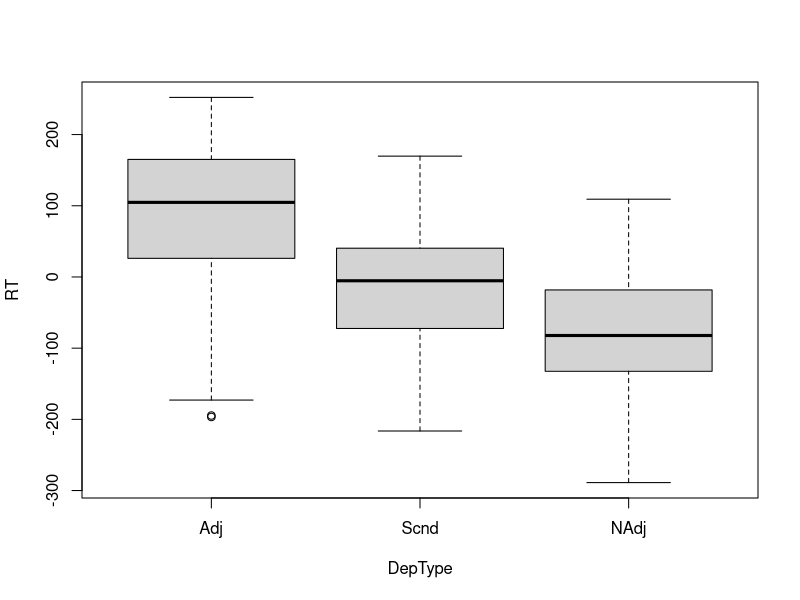
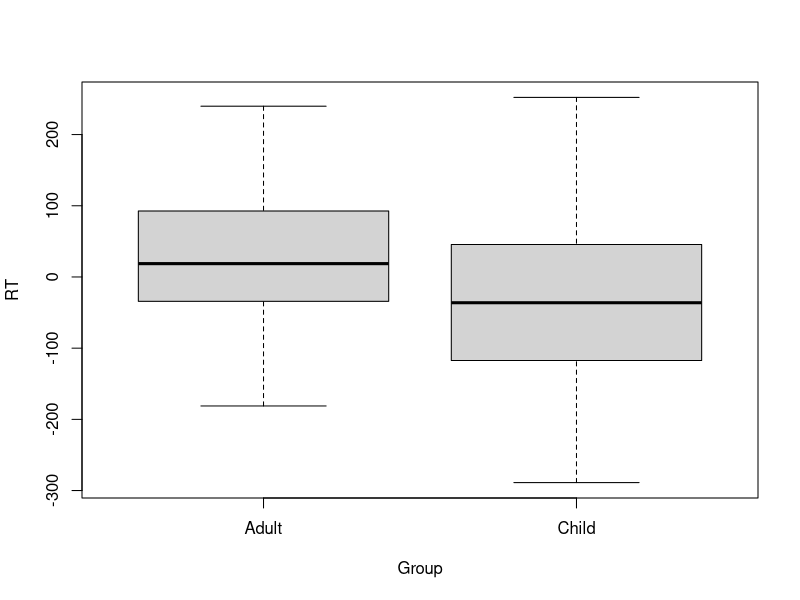
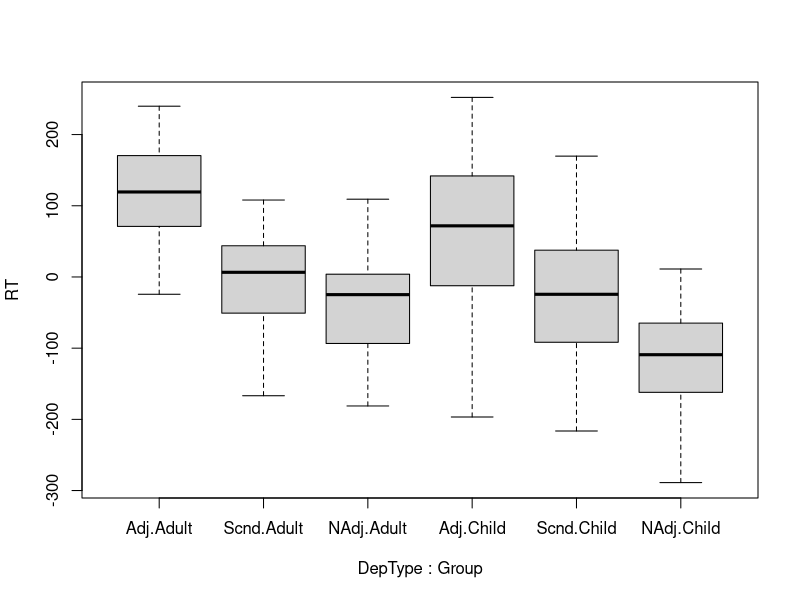
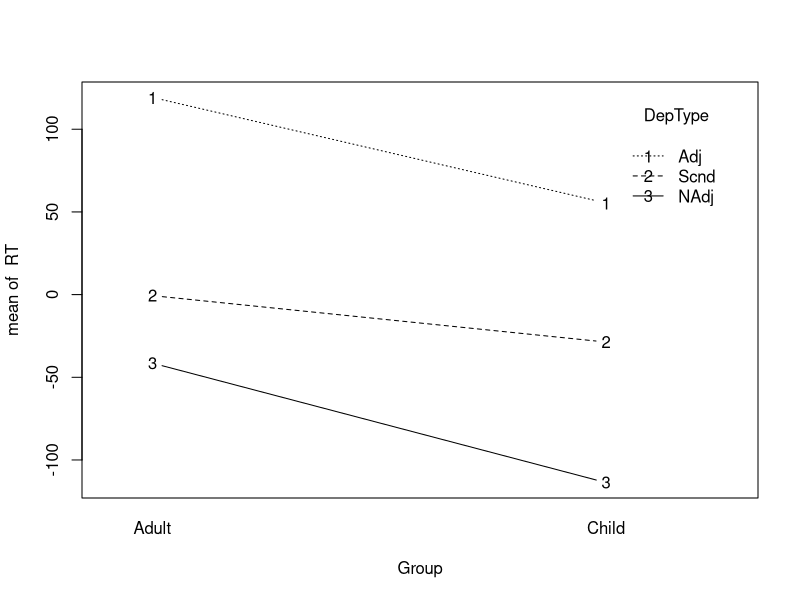
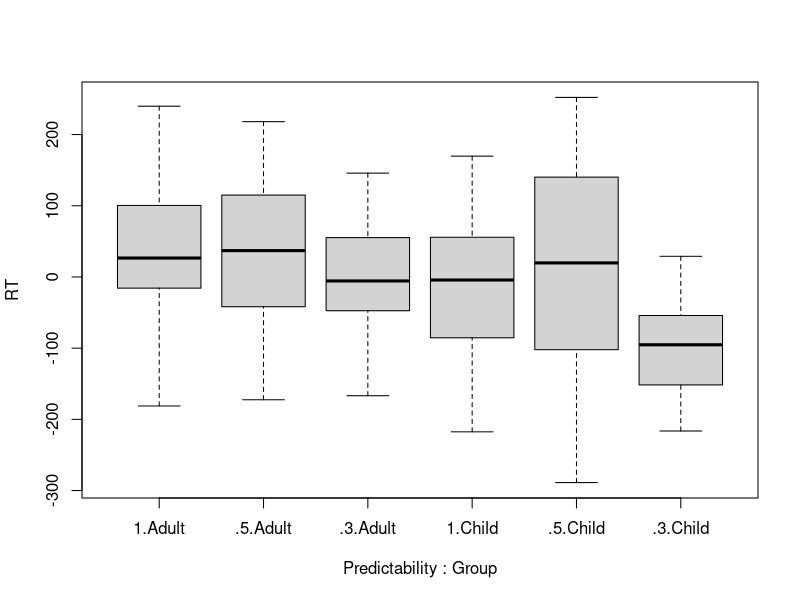
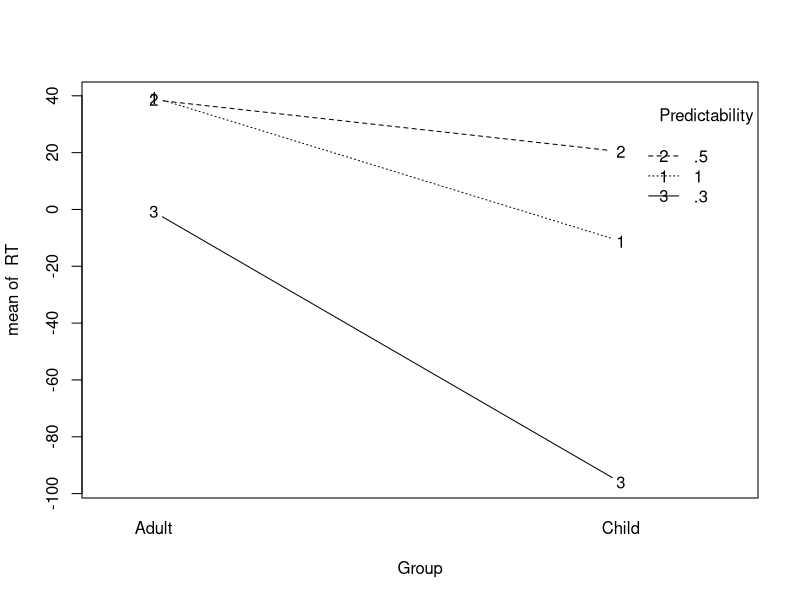
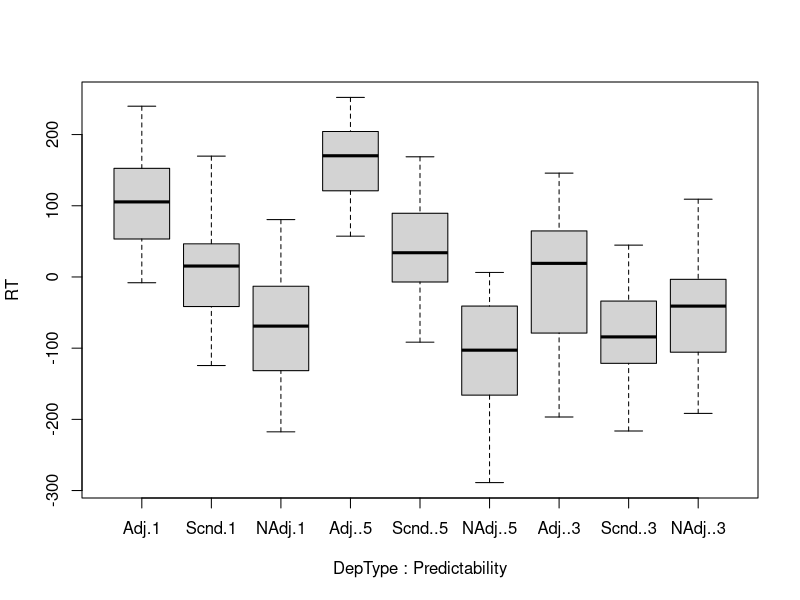
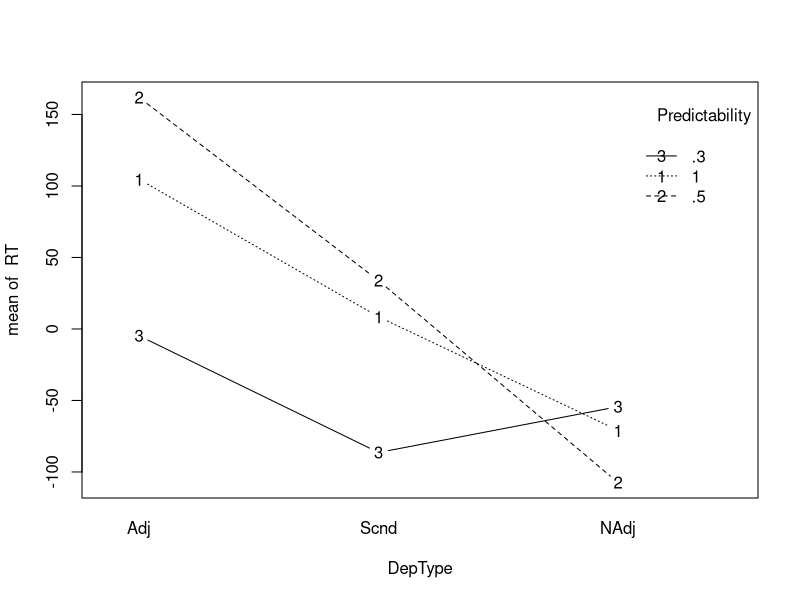

The R script that drew these images, in order:
# K.Sengottuvel adjusted the script originally from R bloggers link "https://www.r-bloggers.com/power-and-sample-size-for-repeated-measures-anova-with-r/".

#Amendments: P.Thompson 16/01/2017 - adjusted the model error setup to correct model and changed the "runTest" function to allow for multiple power calculations based on 5 different hypotheses.


##########################

#simulates and calculates power for 2(groups as within sub factor), 3 (dependency types as within sub factor),
#3 (Predictability as within Subject factors)

#??????????????it still doesnt have a way to include effect size in to it. What we have is eta squared values of about .3. Which could be small to medium effect size
#ref: 10.1111/lang.12137. The study exployed approach similar to the present one. However, the it was a within subject design of 2x3x6. On an average it showed an effect size of .3
# we used that for the present study. 

nPerGroup <- 20 # total participants per group 
nDepType  <- 3 #levels in the first within sub factor 
nPredictability<-3 #levels in the first within sub factor 
RTAdult   <- c(144,30,-50,137,18,-81,69,-41,-12) # means taken from the Pilot data of 5 adults-in the order DEpType:Predic, 1 1, 1 2, 1 3,2 1, 2 2, 2 3, 3 1, 3 2, 3 3  
RTChild    <- c(80,10,-90,180,40,-150, -80,-120,-80) # means taken from pilot data of 11 children 
stdevs    <- rep(60,9) # It is the average of deviations across the 18 values mentioned above,
#kept it constant to avoid the Sigma being negative-which gives error. 
stdiff    <- 60  #Difference of SD between values of two groups. 
nSim      <- 1000 # number of simulations, can vary. 
# set up the indep var data
Subject <- factor(1:(nPerGroup*2))
DepType <- factor(1:nDepType, labels = c("Adj", "Scnd", "NAdj"))
Predictability <- factor(1:nPredictability, labels = c("1", ".5", ".3"))
theData <- expand.grid(DepType, Predictability,Subject) # This create a grid or matrix of potential values for the independent variables, then creates unique combinations.
names(theData) <- c("DepType", "Predictability","Subject")

tmp <- rep(c("Adult", "Child"), each = nPerGroup *nDepType*nPredictability)
theData$Group <- factor(tmp)
theData

# to set up variance-covariance matrix
ones <- rep(1, nDepType*nPredictability)
A <- stdevs^2 %o% ones
B <- (A + t(A) + (stdiff^2)*(diag(nDepType*nPredictability) - ones %o% ones))/2

# can run it through once to check that it works
library(MASS)
tmp1 <- mvrnorm(nPerGroup, mu = RTAdult, Sigma = B)
tmp1
tmp2 <- mvrnorm(nPerGroup, mu = RTChild, Sigma = B)
tmp2
theData$RT <- c(as.vector(t(tmp1)), as.vector(t(tmp2)))
theData

aovComp <- aov(RT ~ DepType*Predictability*Group + Error(Subject/(DepType*Predictability)), theData)
summary(aovComp)
# some descriptive statistics and graphs
print(model.tables(aovComp, "means"), digits = 3) 
boxplot(RT ~ DepType, data = theData)              
boxplot(RT ~ Group, data = theData)            
boxplot(RT ~ DepType*Group, data = theData)
with(theData, interaction.plot(Group, DepType, RT,type =  "b"))

boxplot(RT ~ Predictability*Group, data = theData)  
with(theData, interaction.plot(Group, Predictability, RT,type =  "b"))

boxplot(RT ~ DepType*Predictability, data = theData)  
with(theData, interaction.plot(DepType, Predictability, RT,type =  "b"))

boxplot(RT ~ DepType*Predictability*Group, data = theData)  

###############################################
# for power estimate run the below
# don't forget to set up theData and var-cov
library(MASS)
#First lets check for the main effects
#This should give the power to detect 

runTest <- function(){
  tmp1 <- mvrnorm(nPerGroup, mu = RTAdult, Sigma = B)
  tmp2 <- mvrnorm(nPerGroup, mu = RTChild, Sigma = B)
  theData$RT <- c(as.vector(t(tmp1)), as.vector(t(tmp2)))
  aovComp <- aov(RT ~ DepType*Predictability*Group+ Error(Subject/(DepType*Predictability)), theData) #brackets missing on error, so added to correct output.
  b1 <- summary(aovComp)$'Error: Subject'[[1]][1,5]
  b2 <- summary(aovComp)$'Error: Subject:DepType'[[1]][1,5]
  b3 <- summary(aovComp)$'Error: Subject:Predictability'[[1]][1,5]
  #b4 <- summary(aovComp)$'Error: Subject:Blocks'[[1]][1,5]
  b5 <- summary(aovComp)$'Error: Subject:DepType:Predictability'[[1]][1,5]
  b <- c(b1<0.05,b2<0.05,b3< 0.05,b5<0.05)
  return(b)
}
# here is estimate of power for given nPerGroup
pow.kuppu<-rowMeans(replicate(nSim,runTest()))

cat("adjust the N to ensure that all powers are above 0.8, \n 
    or reduce if all far above .8, to minimise the sample so \n 
    that you don't have to collect more than you need", "\n")
cat("POWER - Prediction 1 : No main effect of group = ", pow.kuppu[1],"\n")
cat("POWER - Prediction 2: No main effect of Type = ", pow.kuppu[2],"\n")
cat("POWER - Prediction 3: No main effect of predictability = ", pow.kuppu[3],"\n") 
#cat("POWER - Prediction 4: No main effect of Blocks Prediction = ", pow.kuppu[4],"\n") 

cat("POWER - 5: No interaction between Type X predictability", pow.kuppu[4],"\n")
